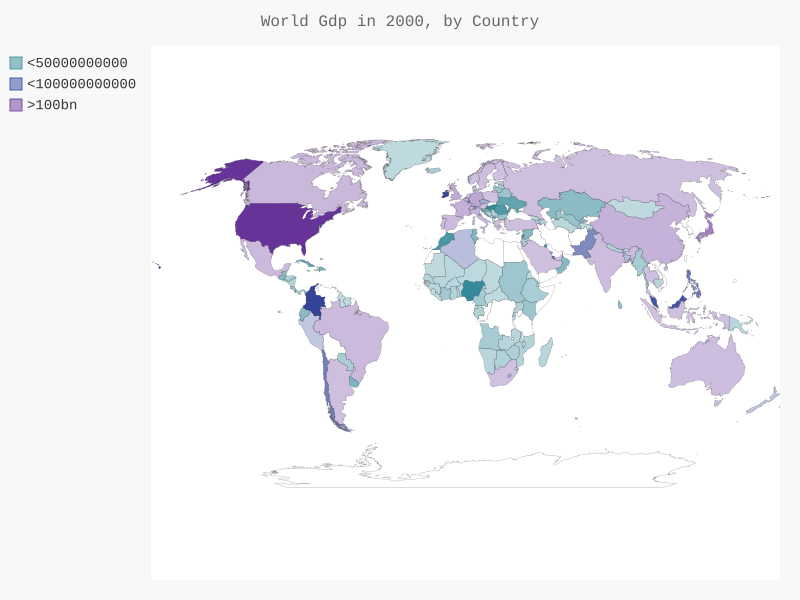

This figure's Python source:
import csv
from country_codes import get_country_code
from pygal_maps_world.maps import World
from pygal.style import RotateStyle, LightColorizedStyle

gdps = {}
filename = 'gdp_csv.csv'
with open(filename) as f:
    reader = csv.reader(f)
    for row in reader:
        if row[2] == '2000':
            value = int(float(row[3]))
            country_name = row[0]
            code = get_country_code(country_name)
            if code:
                gdps[code] = value

gdp_1, gdp_2, gdp_3 = {}, {},{}
for name, gdp in gdps.items():
    if gdp < 50000000000:
        gdp_1[name] = gdp
    elif gdp < 100000000000:
        gdp_2[name] = gdp
    else:
        gdp_3[name] = gdp

wm_style = RotateStyle('#338899', base_style=LightColorizedStyle)
wm = World(style=wm_style)
wm.title = 'World Gdp in 2000, by Country'
wm.add('<50000000000', gdp_1)
wm.add('<100000000000', gdp_2)
wm.add('>100bn', gdp_3)
wm.render_to_file('gdp_2000.svg')
